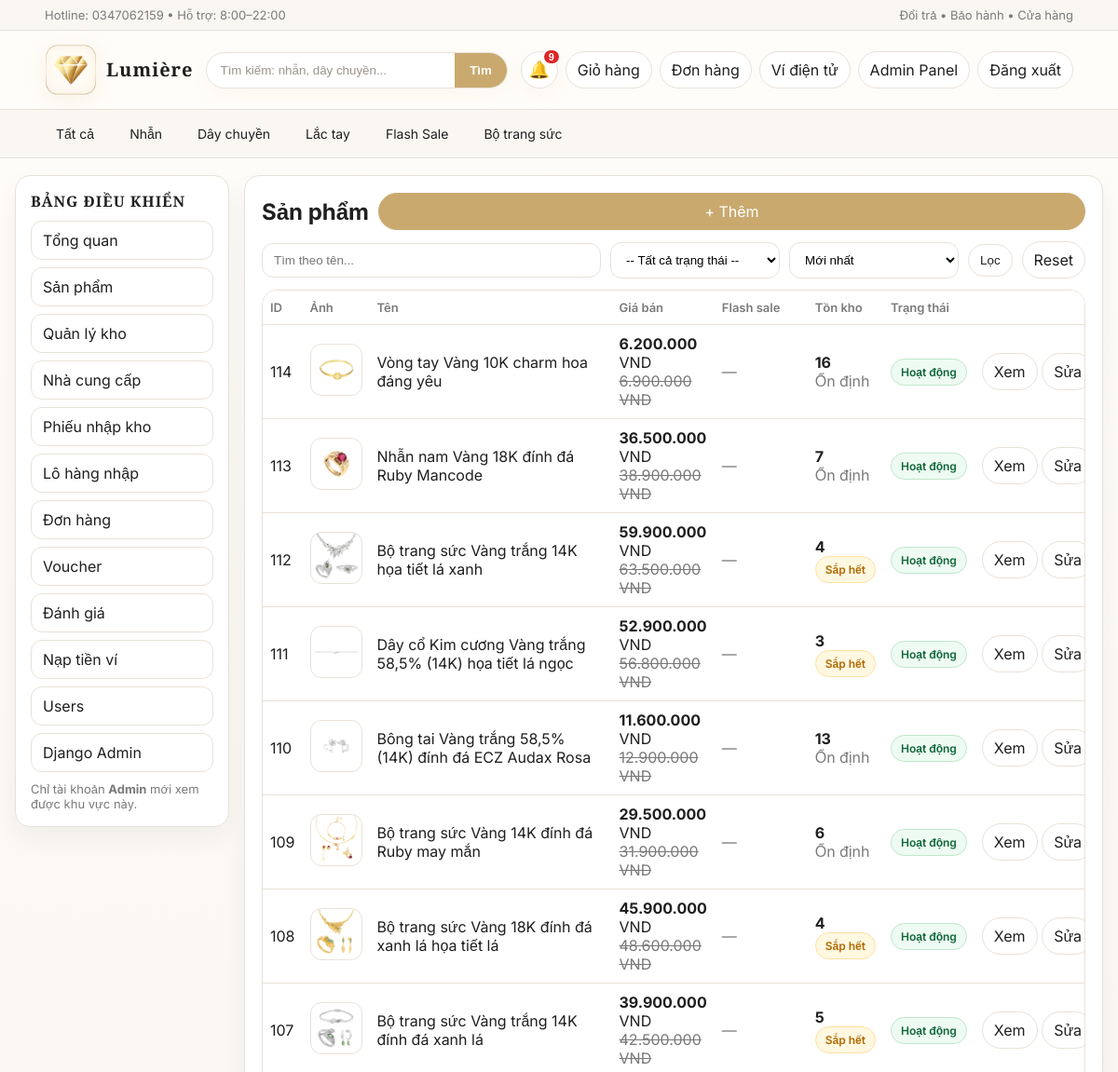
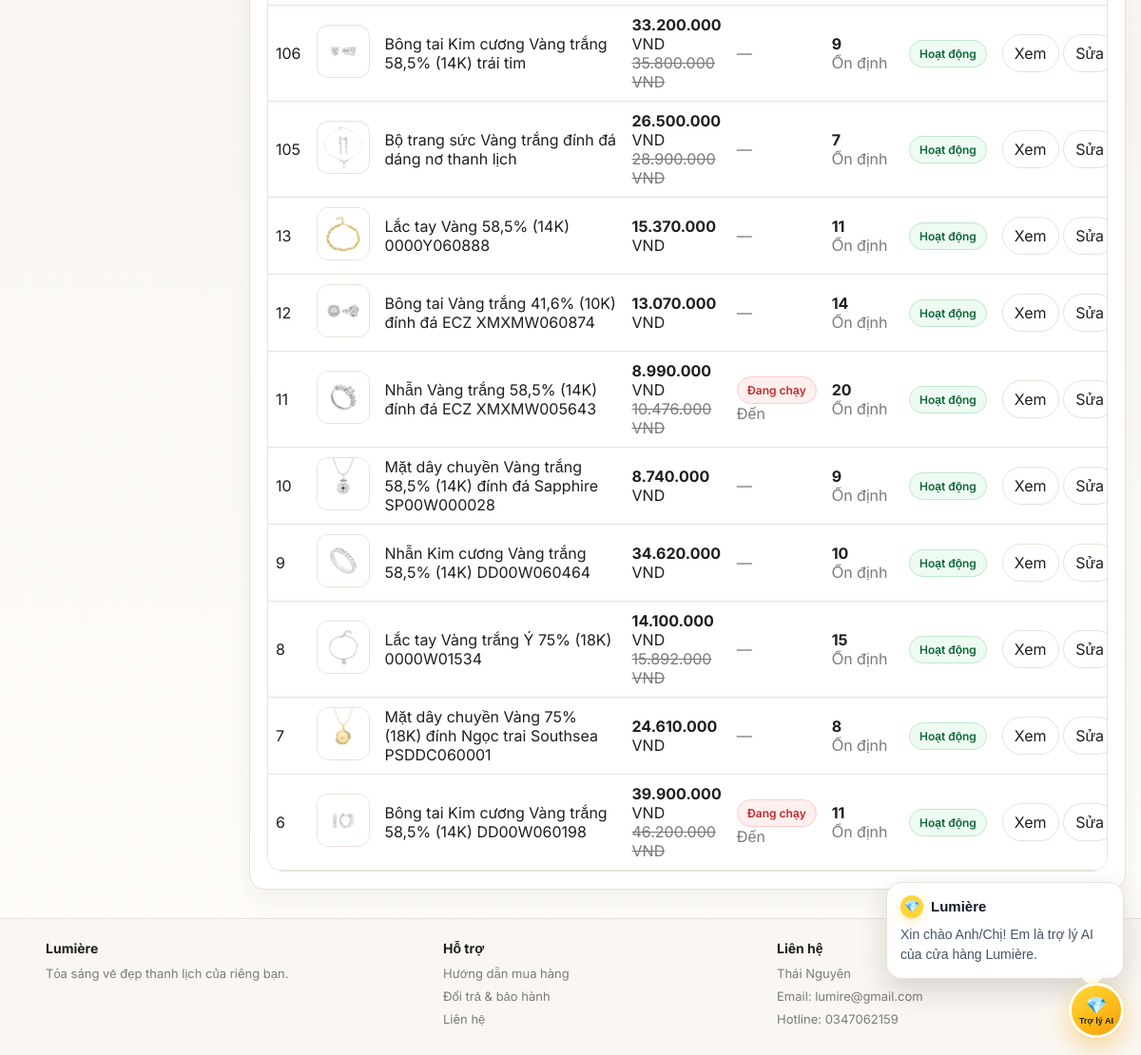
Page /admin-panel/san-pham/ (signed in) on the committed database (2 pictures, top to bottom).
### shop/models.py (models this page shows, shortened)
class SanPham(models.Model):
    TRANG_THAI = [
        ("active", "Hoạt động"),
        ("inactive", "Ngừng kinh doanh"),
    ]
    ten = models.CharField(max_length=100)
    gia = models.IntegerField(default=0)
    gia_khuyen_mai = models.IntegerField(blank=True, null=True)
    flash_sale_price = models.IntegerField(blank=True, null=True)
    flash_sale_start = models.DateTimeField(blank=True, null=True)
    flash_sale_end = models.DateTimeField(blank=True, null=True)
    anh = models.ImageField(upload_to="sanpham/", blank=True, null=True)
    search_tags = models.CharField(max_length=255, blank=True, default="")
    mo_ta = models.TextField(blank=True, default="")
    ton_kho = models.IntegerField(default=10)
    trang_thai = models.CharField(max_length=20, choices=TRANG_THAI, default="active")
    @property
    def dang_giam_gia(self) -> bool:
        return self.gia_khuyen_mai is not None and int(self.gia_khuyen_mai or 0) > 0 and int(self.gia_khuyen_mai) < int(self.gia or 0)
    @property
    def co_flash_sale_cai_dat(self) -> bool:
        return (
            self.flash_sale_price is not None
            and int(self.flash_sale_price or 0) > 0
            and int(self.flash_sale_price) < int(self.gia or 0)
        )
    @property
    def dang_flash_sale(self) -> bool:
        if not self.co_flash_sale_cai_dat:
            return False
        now = timezone.now()
        if self.flash_sale_start and now < self.flash_sale_start:
            return False
        if self.flash_sale_end and now > self.flash_sale_end:
            return False
        return True
    @property
    def sap_dien_ra_flash_sale(self) -> bool:
        return self.co_flash_sale_cai_dat and self.flash_sale_start is not None and timezone.now() < self.flash_sale_start
    @property
    def gia_hien_tai(self) -> int:
        if self.dang_flash_sale:
            return int(self.flash_sale_price)
        if self.dang_giam_gia:
            return int(self.gia_khuyen_mai)
        return int(self.gia or 0)

### shop/views.py (the view)
# urls.py: path("admin-panel/san-pham/", views.admin_sanpham_list, name="admin_sanpham_list"),
@admin_required
def admin_sanpham_list(request):
    q = request.GET.get("q", "").strip()
    trang_thai = request.GET.get("trang_thai", "").strip()
    sort = request.GET.get("sort", "newest").strip()
    if sort not in PRODUCT_SORTS:
        sort = "newest"
    ds = apply_product_filters(SanPham.objects.all(), q=q, status=trang_thai, sort=sort)
    return render(
        request,
        "admin_sanpham_list.html",
        {"ds": ds, "q": q, "trang_thai": trang_thai, "sort": sort, "sort_choices": PRODUCT_SORT_CHOICES, "trang_thai_choices": SanPham.TRANG_THAI},
    )

### shop/services.py (called while the page is built)
def apply_product_filters(queryset, *, q: str = "", status: str = "", sort: str = "newest"):
    if q:
        queryset = filter_products_accent_insensitive(queryset, q)
    if status in {code for code, _ in SanPham.TRANG_THAI}:
        queryset = queryset.filter(trang_thai=status)
    return queryset.order_by(*PRODUCT_SORTS.get(sort, PRODUCT_SORTS["newest"]))

### shop/templatetags/tien.py (called while the page is built)
@register.filter
def vnd(x):
    try:
        x = int(x)
        return f"{x:,}".replace(",", ".")
    except Exception:
        return x

### templates/admin_sanpham_list.html (shortened to what this page needs)
{% extends "admin_base.html" %}
{% load tien %}
{% block admin_content %}
  <div class="card" style="padding:18px;">
    <div class="row" style="justify-content:space-between;gap:10px;flex-wrap:wrap;">
      <h2 style="margin:0;">Sản phẩm</h2>
      <a class="btn primary" href="{% url 'admin_sanpham_create' %}">+ Thêm</a>
    </div>
    <form method="get" class="filter-bar" style="margin-top:12px;">
      <input class="input" name="q" value="{{ q }}" placeholder="Tìm theo tên...">
      <select class="input" name="trang_thai">
        <option value="">-- Tất cả trạng thái --</option>
      </select>
      <select class="input" name="sort">
        {% for value, label in sort_choices %}
          <option value="{{ value }}" {% if sort == value %}selected{% endif %}>{{ label }}</option>
        {% endfor %}
      </select>
      <button class="btn" type="submit">Lọc</button>
      <a class="btn" href="{% url 'admin_sanpham_list' %}">Reset</a>
    </form>
    <div class="table-wrap" style="margin-top:12px;">
      <table class="tbl">
        <thead>
          <tr>
            <th>ID</th>
            <th>Ảnh</th>
            <th>Tên</th>
            <th>Giá bán</th>
            <th>Flash sale</th>
            <th>Tồn kho</th>
            <th>Trạng thái</th>
            <th></th>
          </tr>
        </thead>
        <tbody>
        {% for sp in ds %}
          <tr>
            <td>{{ sp.id }}</td>
            <td>
              {% if sp.anh %}
                <img src="{{ sp.anh.url }}" alt="" style="width:56px;height:56px;object-fit:cover;border-radius:12px;border:1px solid var(--line);">
              {% else %}
                <span class="muted">—</span>
              {% endif %}
            </td>
            <td style="min-width:260px;">{{ sp.ten }}</td>
            <td>
              {% if sp.dang_flash_sale %}
                <div><b>{{ sp.gia_hien_tai|vnd }}</b> VND</div>
                <div class="muted" style="text-decoration:line-through;">{{ sp.gia|vnd }} VND</div>
              {% elif sp.dang_giam_gia %}
                <div><b>{{ sp.gia_hien_tai|vnd }}</b> VND</div>
                <div class="muted" style="text-decoration:line-through;">{{ sp.gia|vnd }} VND</div>
              {% else %}
                <b>{{ sp.gia|vnd }}</b> VND
              {% endif %}
            </td>
            <td>
              {% if sp.dang_flash_sale %}
                <span class="status" style="background:#ffefef;color:#c62828;border-color:#ffcaca;">Đang chạy</span>
                <div class="muted">Đến {{ sp.flash_sale_end|date:"H:i d/m/Y" }}</div>
              {% elif sp.sap_dien_ra_flash_sale %}
                <span class="status">Sắp diễn ra</span>
              {% elif sp.co_flash_sale_cai_dat %}
                <span class="status">Đã kết thúc</span>
              {% else %}
                <span class="muted">—</span>
              {% endif %}
            </td>
            <td>
              <b>{{ sp.ton_kho }}</b>
              {% if sp.ton_kho <= 0 %}
                <div><span class="status" style="background:#ffefef;color:#c62828;border-color:#ffcaca;">Hết hàng</span></div>
              {% elif sp.ton_kho <= 5 %}
                <div><span class="status" style="background:#fff8e1;color:#b26a00;border-color:#ffe0a3;">Sắp hết</span></div>
              {% else %}
                <div class="muted">Ổn định</div>
              {% endif %}
            </td>
            <td><span class="status status-{{ sp.trang_thai|lower }}">{{ sp.get_trang_thai_display }}</span></td>
            <td style="white-space:nowrap;">
              <a class="btn" href="{% url 'admin_sanpham_detail' sp.id %}">Xem</a>
              <a class="btn" href="{% url 'admin_sanpham_edit' sp.id %}">Sửa</a>
            </td>
          </tr>
        {% empty %}
          <tr><td colspan="8" class="muted">Không có sản phẩm.</td></tr>
        {% endfor %}
        </tbody>
      </table>
    </div>
  </div>
{% endblock %}

### static/style.css (style rules this page uses)
:root { --bg:#FFFDF9;--bg-soft:#FAF7F2;--card:#ffffff;--text:#1F1F1F;--muted:#7A7A7A;--line:#E9E1D8;--gold:#C9A96E;--rose:#D8A7B1;--dark:#1F1F1F;--success-bg:#f3fbf6;--success-line:#cae7d3;--success-text:#256642;--error-bg:#fff5f6;--error-line:#f2d6db;--error-text:#8b3b4b;--warning-bg:#fffaf1;--warning-line:#ead7b4;--warning-text:#8a6531;--info-bg:#f7f4fb;--info-line:#e4d8ed;--info-text:#6e5b76; }
* { box-sizing:border-box; }
body { margin:0;background:linear-gradient(180deg,#FFFDF9 0%,var(--bg-soft) 55%,#FFFDF9 100%);color:var(--text);font-family:"Inter",Arial,sans-serif; }
a { color:inherit;text-decoration:none; }
.btn { display:inline-block;padding:9px 12px;border:1px solid var(--line);border-radius:999px;background:#fff;transition:all .18s ease;cursor:pointer;color:var(--text); }
.btn.primary { background:var(--gold);color:#fff;border-color:var(--gold); }
.card { background:var(--card);border:1px solid var(--line);border-radius:16px;overflow:hidden;box-shadow:0 12px 26px rgba(31,31,31,.05); }
.card .row,.row { display:flex;gap:8px;align-items:center; }
.card .row .btn { flex:1;text-align:center; }
.input,input[type="text"],input[type="number"],input[type="password"],input[type="email"],select,textarea { width:100%;max-width:100%;padding:10px 12px;border-radius:12px;border:1px solid var(--line);background:#fff; }
.filter-bar { display:grid;grid-template-columns:2fr 1fr 1fr auto auto;gap:10px;align-items:center; }
.table-wrap { overflow:auto;background:#fff;border:1px solid var(--line);border-radius:16px; }
.muted { color:var(--muted); }
.status { display:inline-flex;align-items:center;justify-content:center;padding:6px 10px;border-radius:999px;font-size:12px;font-weight:600;border:1px solid transparent;white-space:nowrap; }
.status-approved,.status-active,.status-admin { background:#eefbf2;border-color:#bfe7cc;color:#10673a; }
.tbl { width:100%;border-collapse:collapse;min-width:720px;background:#fff; }
.tbl th,.tbl td { border-bottom:1px solid var(--line);padding:10px 8px;text-align:left;vertical-align:middle; }
.tbl thead th { font-size:13px;color:var(--muted);font-weight:600; }

### rows in the picture
SanPham: id "114", anh (picture), ten "Vòng tay Vàng 10K charm hoa đáng yêu", gia_hien_tai|vnd "6.200.000", gia|vnd "6.900.000", ton_kho "16", shows "Ổn định", trang_thai "Hoạt động"
SanPham: id "113", anh (picture), ten "Nhẫn nam Vàng 18K đính đá Ruby Mancode", gia_hien_tai|vnd "36.500.000", gia|vnd "38.900.000", ton_kho "7", shows "Ổn định", trang_thai "Hoạt động"
SanPham: id "112", anh (picture), ten "Bộ trang sức Vàng trắng 14K họa tiết lá xanh", gia_hien_tai|vnd "59.900.000", gia|vnd "63.500.000", ton_kho "4", shows "Sắp hết", trang_thai "Hoạt động"
SanPham: id "111", anh (picture), ten "Dây cổ Kim cương Vàng trắng 58,5% (14K) họa tiết lá ngọc", gia_hien_tai|vnd "52.900.000", gia|vnd "56.800.000", ton_kho "3", shows "Sắp hết", trang_thai "Hoạt động"
SanPham: id "110", anh (picture), ten "Bông tai Vàng trắng 58,5% (14K) đính đá ECZ Audax Rosa", gia_hien_tai|vnd "11.600.000", gia|vnd "12.900.000", ton_kho "13", shows "Ổn định", trang_thai "Hoạt động"
SanPham: id "109", anh (picture), ten "Bộ trang sức Vàng 14K đính đá Ruby may mắn", gia_hien_tai|vnd "29.500.000", gia|vnd "31.900.000", ton_kho "6", shows "Ổn định", trang_thai "Hoạt động"
SanPham: id "108", anh (picture), ten "Bộ trang sức Vàng 18K đính đá xanh lá họa tiết lá", gia_hien_tai|vnd "45.900.000", gia|vnd "48.600.000", ton_kho "4", shows "Sắp hết", trang_thai "Hoạt động"
SanPham: id "107", anh (picture), ten "Bộ trang sức Vàng trắng 14K đính đá xanh lá", gia_hien_tai|vnd "39.900.000", gia|vnd "42.500.000", ton_kho "5", shows "Sắp hết", trang_thai "Hoạt động"
SanPham: id "106", anh (picture), ten "Bông tai Kim cương Vàng trắng 58,5% (14K) trái tim", gia_hien_tai|vnd "33.200.000", gia|vnd "35.800.000", ton_kho "9", shows "Ổn định", trang_thai "Hoạt động"
SanPham: id "105", anh (picture), ten "Bộ trang sức Vàng trắng đính đá dáng nơ thanh lịch", gia_hien_tai|vnd "26.500.000", gia|vnd "28.900.000", ton_kho "7", shows "Ổn định", trang_thai "Hoạt động"
SanPham: id "13", anh (picture), ten "Lắc tay Vàng 58,5% (14K) 0000Y060888", gia|vnd "15.370.000", ton_kho "11", shows "Ổn định", trang_thai "Hoạt động"
SanPham: id "12", anh (picture), ten "Bông tai Vàng trắng 41,6% (10K) đính đá ECZ XMXMW060874", gia|vnd "13.070.000", ton_kho "14", shows "Ổn định", trang_thai "Hoạt động"
SanPham: id "11", anh (picture), ten "Nhẫn Vàng trắng 58,5% (14K) đính đá ECZ XMXMW005643", gia_hien_tai|vnd "8.990.000", gia|vnd "10.476.000", ton_kho "20", shows "Ổn định", trang_thai "Hoạt động"
SanPham: id "10", anh (picture), ten "Mặt dây chuyền Vàng trắng 58,5% (14K) đính đá Sapphire SP00W000028", gia|vnd "8.740.000", ton_kho "9", shows "Ổn định", trang_thai "Hoạt động"
SanPham: id "9", anh (picture), ten "Nhẫn Kim cương Vàng trắng 58,5% (14K) DD00W060464", gia|vnd "34.620.000", ton_kho "10", shows "Ổn định", trang_thai "Hoạt động"
SanPham: id "8", anh (picture), ten "Lắc tay Vàng trắng Ý 75% (18K) 0000W01534", gia_hien_tai|vnd "14.100.000", gia|vnd "15.892.000", ton_kho "15", shows "Ổn định", trang_thai "Hoạt động"
SanPham: id "7", anh (picture), ten "Mặt dây chuyền Vàng 75% (18K) đính Ngọc trai Southsea PSDDC060001", gia|vnd "24.610.000", ton_kho "8", shows "Ổn định", trang_thai "Hoạt động"
SanPham: id "6", anh (picture), ten "Bông tai Kim cương Vàng trắng 58,5% (14K) DD00W060198", gia_hien_tai|vnd "39.900.000", gia|vnd "46.200.000", ton_kho "11", shows "Ổn định", trang_thai "Hoạt động"

### other values in the picture
form field sort "Mới nhất"
